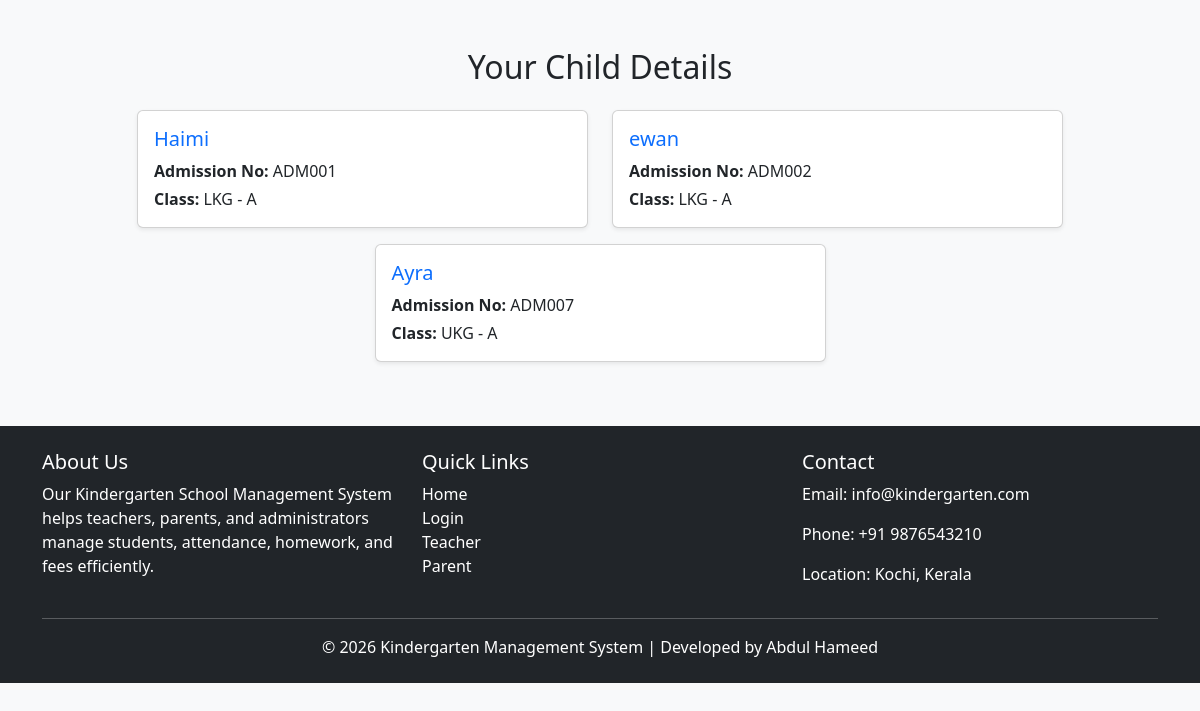
The app's page /parent/child/ (signed in) with its own data.
### MUN_APP/models.py (models this page shows, shortened)
class Student(models.Model):
    full_name = models.CharField(max_length=200)
    dob = models.DateField()
    admission_no = models.CharField(max_length=100, unique=True)
    parent = models.ForeignKey(
        userRegistration,
        on_delete=models.CASCADE,
        limit_choices_to={'role': 'parent'}
    )
    class_section = models.ForeignKey(ClassSection, on_delete=models.SET_NULL, null=True)
    address = models.TextField(blank=True, null=True)

class ClassSection(models.Model):
    class_name = models.CharField(max_length=100)  # LKG, UKG
    section = models.CharField(max_length=10, blank=True, null=True)  # A, B, C
    def __str__(self):
        return f"{self.class_name} - {self.section}"

### MUN_APP/views.py (the view)
# urls.py: path("parent/child/", views.parentChildDetails, name="parent_child"),
def parentChildDetails(request):
    parent_id = request.session.get('user_id')
    child = Student.objects.filter(parent_id=parent_id)
    return render(request, "parent/child_details.html", {"child": child})

### MUN_APP/templates/parent/child_details.html (shortened to what this page needs)
<!DOCTYPE html>
<html>
<head>
    <link href="https://cdn.jsdelivr.net/npm/bootstrap@5.3.2/dist/css/bootstrap.min.css" rel="stylesheet">
</head>
<body class="bg-light">
<div class="container mt-5">
    <div class="text-center mb-4">
        <h2>Your Child Details</h2>
    </div>
    <div class="row justify-content-center">
        {% for c in child %}
        <div class="col-md-5 mb-3">
            <div class="card shadow-sm">
                <div class="card-body">
                    <h5 class="card-title text-primary">
                        {{ c.full_name }}
                    </h5>
                    <p class="mb-1">
                        <strong>Admission No:</strong> {{ c.admission_no }}
                    </p>
                    <p class="mb-0">
                        <strong>Class:</strong> {{ c.class_section }}
                    </p>
                </div>
            </div>
        </div>
        {% endfor %}
    </div>
</div>
{% include "footer.html" %}
</body>
</html>

### records on screen
Student: full_name "Haimi", admission_no "ADM001", class_section "LKG - A"
Student: full_name "ewan", admission_no "ADM002", class_section "LKG - A"
Student: full_name "Ayra", admission_no "ADM007", class_section "UKG - A"
